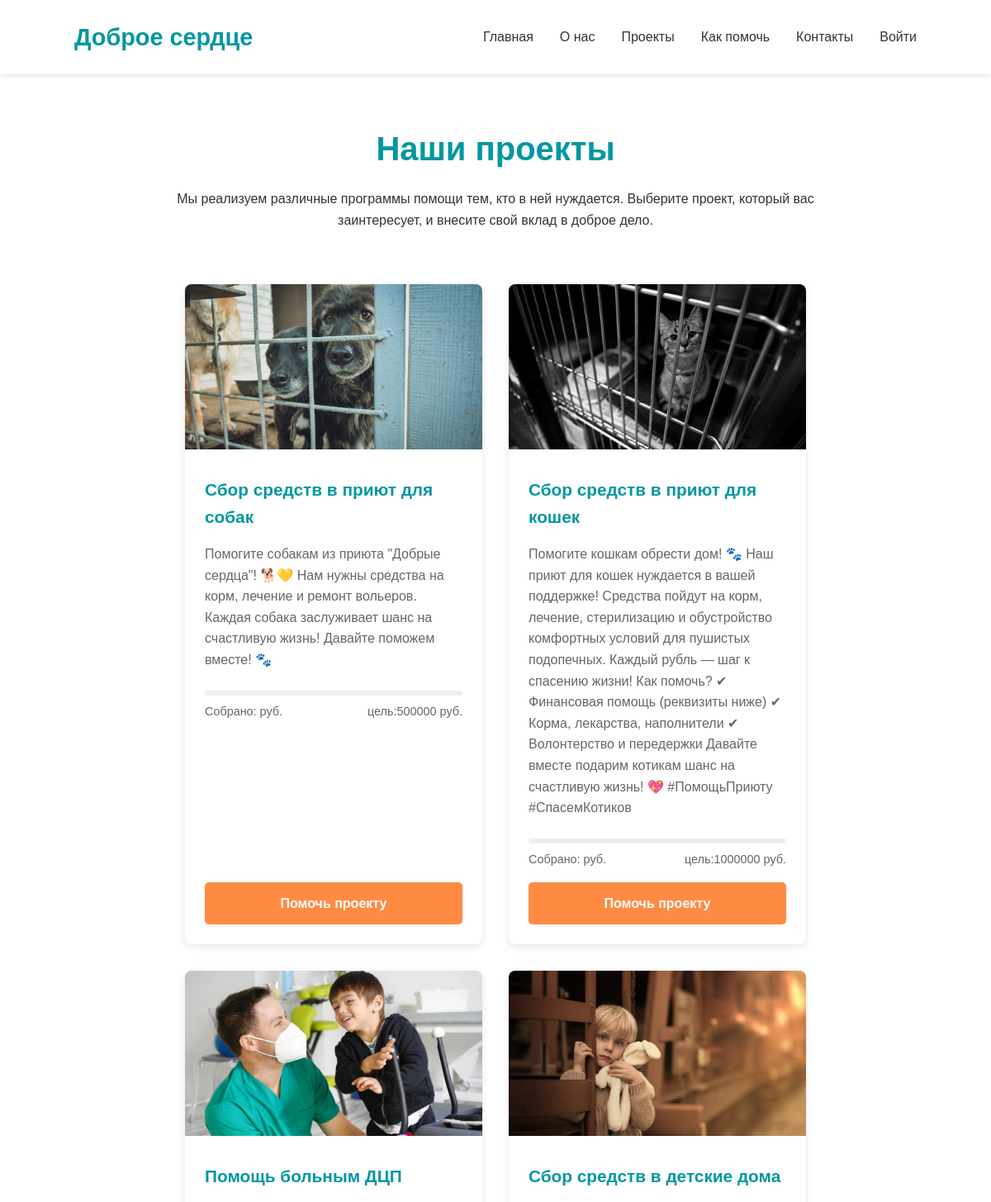
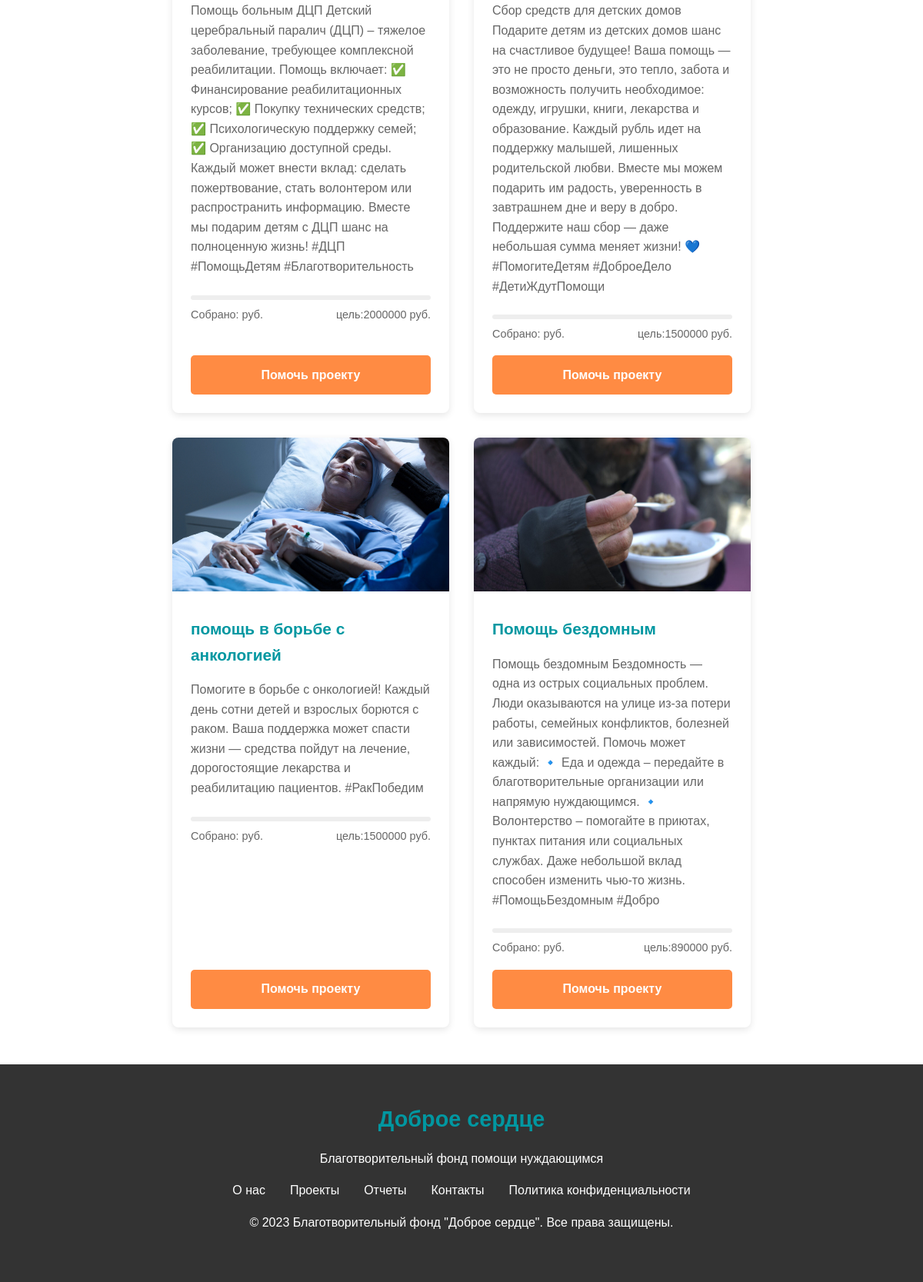
/projects.php, run on an earlier commit of the app's database (2 pictures, top to bottom).
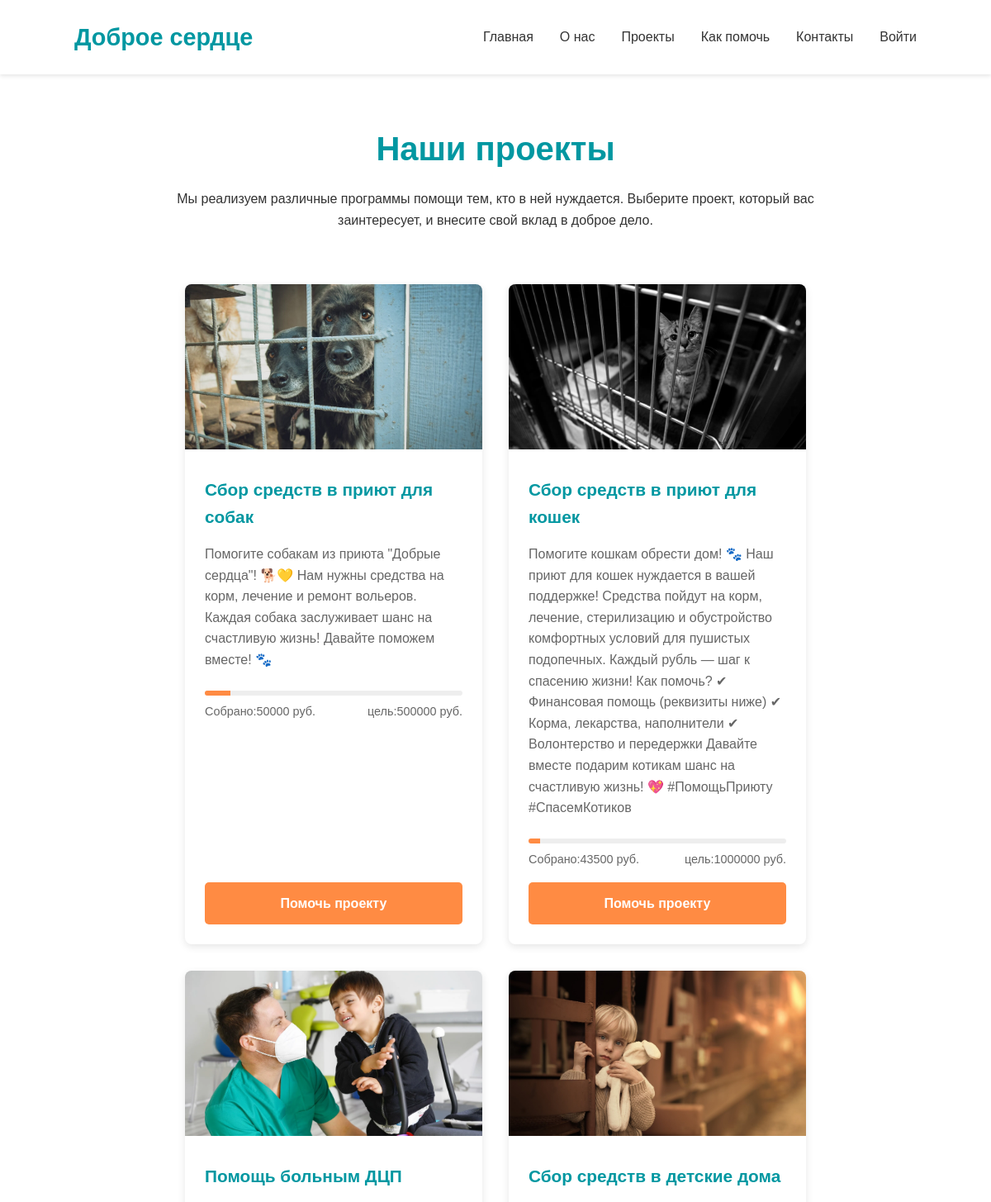
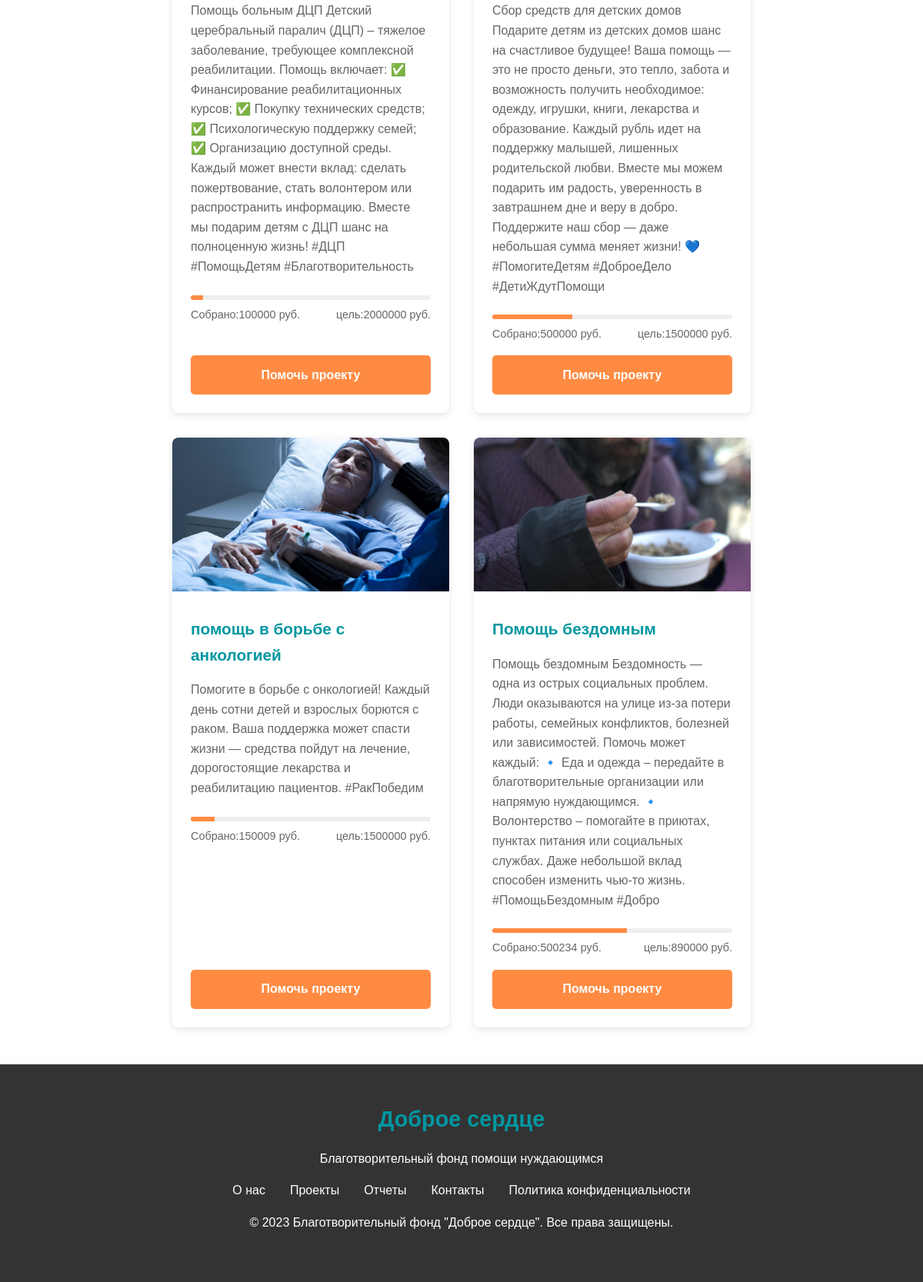
And on a later commit of the database (2 pictures, top to bottom).
### tables this page shows
CREATE TABLE `project` (
  `id` int NOT NULL,
  `tittle` varchar(32) NOT NULL,
  `target_amount` int NOT NULL,
  `target_current` int DEFAULT NULL,
  `purpose_of_donation` varchar(512) NOT NULL,
  `img_path` varchar(64) NOT NULL
);

### public/projects.php (the view, shortened to what this page needs)
<?php include "db.php";
function calculateProgressPercent($current, $target) {
    $percent = ($current / $target) * 100;
    return min(round($percent, 1), 100);
}
?>
<!DOCTYPE html>
<html lang="ru">
<head>
    <link rel="stylesheet" href="https://cdnjs.cloudflare.com/ajax/libs/font-awesome/6.0.0-beta3/css/all.min.css">
</head>
<body>
<?php include "header.php"; ?>
    <main>
        <div class="container">
            <h1>Наши проекты</h1>
            <div class="projects-intro">
                <p>Мы реализуем различные программы помощи тем, кто в ней нуждается. Выберите проект, который вас заинтересует, и внесите свой вклад в доброе дело.</p>
            </div>
            <div class="projects-grid">
                <?php
                $stm=$connect->query('SELECT * FROM `project`');
                $projects=$stm->fetchAll();
                ?>
                <?php foreach ($projects as $project) {?>
                <div class="project-card">
                    <img src=".\images\Project\<?=$project['img_path']?>" alt="<?=$project['img_path']?>" class="project-img">
                    <div class="project-content">
                        <div class="wrapper">
                        <h3 class="project-title"><?=$project['tittle']?></h3>
                        <p class="project-description"><?=$project['purpose_of_donation']?></p>
                        <div class="project-progress">
                            <div class="progress-bar">
                            <div class="progress-fill"
                                style="width: <?=calculateProgressPercent($project['target_current'], $project['target_amount']) ?>%"></div>                            </div>
                            <div class="progress-info">
                                <span>Собрано:<?=$project['target_current']?> руб.</span>
                                <span>цель:<?=$project['target_amount']?> руб.</span>
                            </div>
                            </div>
                        </div>
                        <a href="donate.php?project=<?=$project['id']?>" class="btn">Помочь проекту</a>
                    </div>
                </div>
                <?php }?>
            </div>
        </div>
    </main>
    <?php include "footer.php" ?>
</body>
</html>

### public/header.php (shortened to what this page needs)
<header>
        <div class="container">
            <nav>
                <div class="logo">Доброе сердце</div>
                <ul class="nav-links">
                    <li><a href="index.php">Главная</a></li>
                    <li><a href="#">О нас</a></li>
                    <li><a href="projects.php">Проекты</a></li>
                    <li><a href="index.php#how_help">Как помочь</a></li>
                    <li><a href="#">Контакты</a></li>
                    <?php if (!empty($_SESSION['auth']) && $_SESSION['auth']==true) {echo '<li><a href="account.php">Акканут</a></li>';}
                    else {echo '<li><a href="login.php">Войти</a></li>';}
                    ?>
                </ul>
            </nav>
        </div>
</header>

### public/footer.php (shortened to what this page needs)
<footer>
        <div class="container">
            <div class="logo">Доброе сердце</div>
            <p>Благотворительный фонд помощи нуждающимся</p>
            <ul class="footer-links">
                <li><a href="#">О нас</a></li>
                <li><a href="#">Проекты</a></li>
                <li><a href="#">Отчеты</a></li>
                <li><a href="#">Контакты</a></li>
                <li><a href="#">Политика конфиденциальности</a></li>
            </ul>
            <p>© 2023 Благотворительный фонд "Доброе сердце". Все права защищены.</p>
        </div>
    </footer>

### public/projects.php (style rules this page uses)
:root { --h1-color: #0097a1; --h2-color: #ff8b43; --button-color: #ff8b43; --text-color: #333; --light-bg: #f9f9f9; }
body { font-family: 'Arial', sans-serif; margin: 0; padding: 0; color: var(--text-color); line-height: 1.6; }
header { background-color: white; box-shadow: 0 2px 5px rgba(0,0,0,0.1); padding: 1rem 0; position: sticky; top: 0; z-index: 100; }
.container { width: 85%; max-width: 1200px; margin: 0 auto; }
h1 { color: var(--h1-color); font-size: 2.5rem; margin-bottom: 1rem; text-align: center; padding-top: 2rem; }
.projects-intro { text-align: center; max-width: 800px; margin: 0 auto 3rem; padding: 0 1rem; }
.projects-grid { display: flex; flex-wrap: wrap; gap: 2rem; padding: 1rem 0 3rem; justify-content: center; }
.project-card { background: white; border-radius: 8px; overflow: hidden; box-shadow: 0 3px 10px rgba(0,0,0,0.1); transition: transform 0.3s; max-width: 360px; display: flex; flex-direction: column; flex-grow: 1; }
.project-img { height: 200px; width: 100%; object-fit: cover; }
.project-content { padding: 1.5rem; display: flex; flex-direction: column; justify-content: space-between; flex-grow: 1; }
.project-title { font-size: 1.3rem; margin: 0.5rem 0; color: var(--h1-color); }
.project-description { margin-bottom: 1.5rem; color: #666; }
.project-progress { margin-bottom: 1rem; }
.progress-bar { height: 6px; background-color: #eee; border-radius: 3px; margin-bottom: 0.5rem; overflow: hidden; }
.progress-fill { height: 100%; background-color: var(--h2-color); width: 65%; }
.progress-info { display: flex; justify-content: space-between; font-size: 0.9rem; color: #666; }
.btn { display: inline-block; background-color: var(--button-color); color: white; padding: 0.8rem 1.5rem; border-radius: 5px; text-decoration: none; font-weight: bold; border: none; cursor: pointer; transition: background-color 0.3s; width: 100%; text-align: center; box-sizing: border-box; }

### public/header.php (style rules this page uses)
:root { --h1-color: #0097a1; --h2-color: #ff8b43; --button-color: #ff8b43; --text-color: #333; --light-bg: #f9f9f9; }
body { font-family: 'Arial', sans-serif; margin: 0; padding: 0; color: var(--text-color); line-height: 1.6; }
header { background-color: white; box-shadow: 0 2px 5px rgba(0,0,0,0.1); padding: 1rem 0; position: sticky; top: 0; z-index: 100; }
nav { display: flex; justify-content: space-between; align-items: center; }
.logo { font-size: 1.8rem; font-weight: bold; color: var(--h1-color); }
.nav-links { display: flex; list-style: none; }
.nav-links li { margin-left: 2rem; }
.nav-links a { text-decoration: none; color: var(--text-color); font-weight: 500; }

### public/footer.php (style rules this page uses)
:root { --h1-color: #0097a1; --h2-color: #ff8b43; --button-color: #ff8b43; --text-color: #333; --light-bg: #f9f9f9; }
body { font-family: 'Arial', sans-serif; margin: 0; padding: 0; color: var(--text-color); line-height: 1.6; }
footer { background-color: #333; color: white; padding: 3rem 0; text-align: center; }
.footer-links { display: flex; justify-content: center; list-style: none; padding: 0; margin: 1rem 0; }
.footer-links li { margin: 0 1rem; }
.footer-links a { color: white; text-decoration: none; }

What changed in the data, as far as the page shows it:
changed project "Сбор средств в приют для собак": target_current (not shown) → "50000"
changed project "Сбор средств в приют для кошек": target_current (not shown) → "43500"
changed project "Помощь больным ДЦП": target_current (not shown) → "100000"
changed project "Сбор средств в детские дома": target_current (not shown) → "500000"
changed project "помощь в борьбе с анкологией": target_current (not shown) → "150009"
changed project "Помощь бездомным": target_current (not shown) → "500234"
